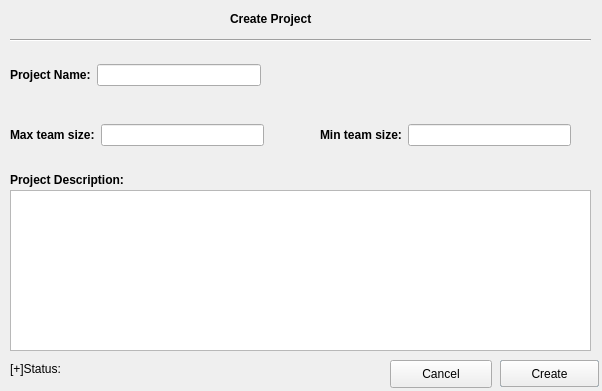
<?xml version="1.0" encoding="UTF-8"?>
<ui version="4.0">
 <class>CreateProjectView</class>
 <widget class="QDialog" name="CreateProjectView">
  <property name="geometry">
   <rect>
    <x>0</x>
    <y>0</y>
    <width>602</width>
    <height>391</height>
   </rect>
  </property>
  <property name="windowTitle">
   <string>Dialog</string>
  </property>
  <widget class="Line" name="line">
   <property name="geometry">
    <rect>
     <x>10</x>
     <y>30</y>
     <width>581</width>
     <height>20</height>
    </rect>
   </property>
   <property name="orientation">
    <enum>Qt::Horizontal</enum>
   </property>
  </widget>
  <widget class="QLabel" name="dialogTitleLbl">
   <property name="geometry">
    <rect>
     <x>230</x>
     <y>10</y>
     <width>101</width>
     <height>17</height>
    </rect>
   </property>
   <property name="font">
    <font>
     <weight>75</weight>
     <bold>true</bold>
    </font>
   </property>
   <property name="text">
    <string>Create Project</string>
   </property>
  </widget>
  <widget class="QPushButton" name="updateBtn">
   <property name="geometry">
    <rect>
     <x>500</x>
     <y>360</y>
     <width>99</width>
     <height>27</height>
    </rect>
   </property>
   <property name="text">
    <string>Update</string>
   </property>
  </widget>
  <widget class="QPushButton" name="createBtn">
   <property name="geometry">
    <rect>
     <x>500</x>
     <y>360</y>
     <width>99</width>
     <height>27</height>
    </rect>
   </property>
   <property name="text">
    <string>Create</string>
   </property>
  </widget>
  <widget class="QLabel" name="label_6">
   <property name="geometry">
    <rect>
     <x>10</x>
     <y>170</y>
     <width>171</width>
     <height>20</height>
    </rect>
   </property>
   <property name="font">
    <font>
     <weight>75</weight>
     <bold>true</bold>
    </font>
   </property>
   <property name="text">
    <string>Project Description:</string>
   </property>
  </widget>
  <widget class="QPlainTextEdit" name="projectDescriptionLE">
   <property name="geometry">
    <rect>
     <x>10</x>
     <y>190</y>
     <width>581</width>
     <height>161</height>
    </rect>
   </property>
  </widget>
  <widget class="QWidget" name="layoutWidget">
   <property name="geometry">
    <rect>
     <x>10</x>
     <y>60</y>
     <width>251</width>
     <height>30</height>
    </rect>
   </property>
   <layout class="QHBoxLayout" name="horizontalLayout_2">
    <item>
     <widget class="QLabel" name="label_3">
      <property name="font">
       <font>
        <weight>75</weight>
        <bold>true</bold>
       </font>
      </property>
      <property name="text">
       <string>Project Name:</string>
      </property>
     </widget>
    </item>
    <item>
     <widget class="QLineEdit" name="projectNameLE"/>
    </item>
   </layout>
  </widget>
  <widget class="QWidget" name="layoutWidget">
   <property name="geometry">
    <rect>
     <x>10</x>
     <y>120</y>
     <width>254</width>
     <height>30</height>
    </rect>
   </property>
   <layout class="QHBoxLayout" name="horizontalLayout_3">
    <item>
     <widget class="QLabel" name="label">
      <property name="font">
       <font>
        <weight>75</weight>
        <bold>true</bold>
       </font>
      </property>
      <property name="text">
       <string>Max team size:</string>
      </property>
     </widget>
    </item>
    <item>
     <widget class="QLineEdit" name="maxTeamSizeLE"/>
    </item>
   </layout>
  </widget>
  <widget class="QWidget" name="layoutWidget">
   <property name="geometry">
    <rect>
     <x>320</x>
     <y>120</y>
     <width>251</width>
     <height>30</height>
    </rect>
   </property>
   <layout class="QHBoxLayout" name="horizontalLayout_4">
    <item>
     <widget class="QLabel" name="label_4">
      <property name="font">
       <font>
        <weight>75</weight>
        <bold>true</bold>
       </font>
      </property>
      <property name="text">
       <string>Min team size:</string>
      </property>
     </widget>
    </item>
    <item>
     <widget class="QLineEdit" name="minTeamSizeLE"/>
    </item>
   </layout>
  </widget>
  <widget class="QPushButton" name="cancelButton">
   <property name="geometry">
    <rect>
     <x>390</x>
     <y>360</y>
     <width>102</width>
     <height>28</height>
    </rect>
   </property>
   <property name="text">
    <string>Cancel</string>
   </property>
  </widget>
  <widget class="QLabel" name="statusLbl">
   <property name="geometry">
    <rect>
     <x>10</x>
     <y>360</y>
     <width>361</width>
     <height>17</height>
    </rect>
   </property>
   <property name="text">
    <string>[+]Status:</string>
   </property>
  </widget>
  <zorder>layoutWidget</zorder>
  <zorder>layoutWidget</zorder>
  <zorder>layoutWidget</zorder>
  <zorder>line</zorder>
  <zorder>dialogTitleLbl</zorder>
  <zorder>updateBtn</zorder>
  <zorder>createBtn</zorder>
  <zorder>label_6</zorder>
  <zorder>projectDescriptionLE</zorder>
  <zorder>cancelButton</zorder>
  <zorder>statusLbl</zorder>
 </widget>
 <resources/>
 <connections/>
</ui>
